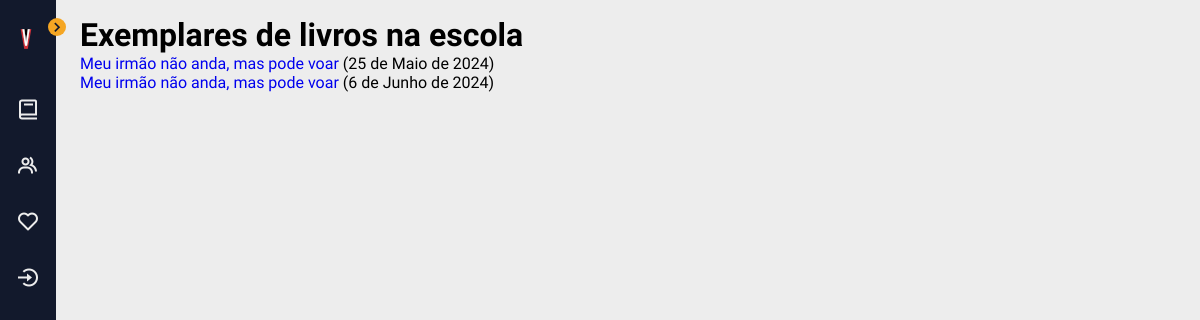
The page /catalogo/bookinstances/ on the database as committed earlier.
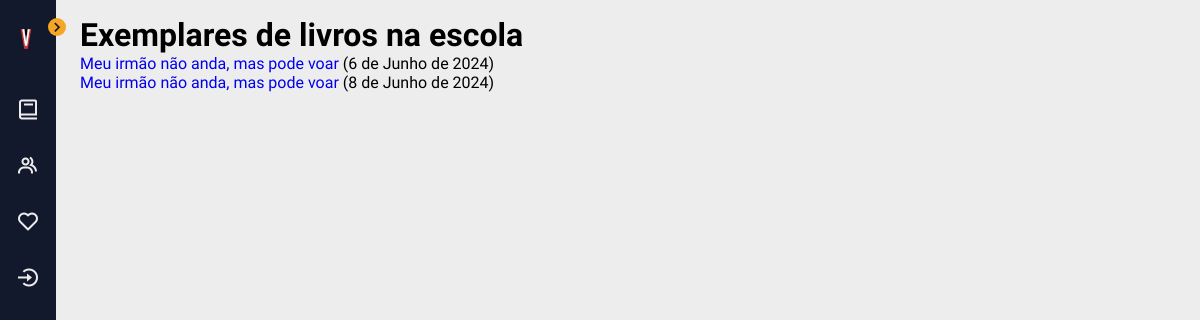
The same page on the database as committed later.
### catalogo/models.py (models this page shows, shortened)
class BookInstance(models.Model):
    id = models.UUIDField(primary_key=True, default=uuid.uuid4,
                          help_text="Identificação única para o livro no sistema")
    book = models.ForeignKey('Book', on_delete=models.RESTRICT, null=True, verbose_name='Livro')
    due_back = models.DateField('Devolução', null=True, blank=True, help_text='Data de devolução')
    borrower = models.ForeignKey(
        settings.AUTH_USER_MODEL, on_delete=models.SET_NULL, null=True, blank=True, verbose_name='Mutuário')
    @property
    def is_overdue(self):
        return bool(self.due_back and date.today() > self.due_back)
    LOAN_STATUS = (
        ('o', 'Emprestado'),
        ('a', 'Disponível'),
    )
    status = models.CharField(
        max_length=1,
        choices=LOAN_STATUS,
        blank=True,
        default='a',
        help_text='Disponibilidade do livro')
    class Meta:
        ordering = ['due_back']
        permissions = (("can_mark_returned", "Set book as returned"),)

class Book(models.Model):
    título = models.CharField(max_length=200)
    autor = models.ForeignKey('Autor', on_delete=models.RESTRICT, null=True)
    resumo = models.TextField(
        max_length=1000, help_text="Insira uma breve descrição do livro.")
    gênero = models.ManyToManyField(
        Gênero, help_text="Selecione um gênero para este livro")
    idade = models.PositiveSmallIntegerField('Faixa etária', default=0)
    capa = models.TextField(max_length=1000, help_text="Insira um link para a imagem da capa do livro.", default="https://vectorportal.com/storage/book-vector(1).jpg")
    class Meta:
        ordering = ['título', 'autor']
    def display_gênero(self):
        """Creates a string for the Genre. This is required to display genre in Admin."""
        return ', '.join([gênero.name for gênero in self.gênero.all()[:3]])
    display_gênero.short_description = 'Gênero'

### catalogo/views.py (the view)
# urls.py: path('bookinstances/', views.BookInstanceListView.as_view(), name='bookinstances'),
class BookInstanceListView(generic.ListView):
    model = BookInstance
    paginate_by = 10

### catalogo/templates/catalogo/bookinstance_list.html (shortened to what this page needs)
{% extends "base_generic.html" %}
{% block content %}
    <h1>Exemplares de livros na escola</h1>
    <ul>
      {% for bookinst in bookinstance_list %}
      <li class="{% if bookinst.is_overdue %}text-danger{% endif %}">
        <a href="{% url 'bookinstance-detail' bookinst.pk %}">{{bookinst.book.título}}</a> ({{ bookinst.due_back }})
      </li>
      {% empty %}
      <li>Não existem exemplares disponíveis.</li>
      {% endfor %}
    </ul>
{% endblock %}

### catalogo/templates/base_generic.html (shortened to what this page needs)
<!DOCTYPE html>
<html lang="pt-br">
{% load static %}
<head>
  <link rel="stylesheet" href="{% static 'assets/css/base.css' %}">
  <link href='https://cdn.jsdelivr.net/npm/boxicons@2.0.5/css/boxicons.min.css' rel='stylesheet'>
</head>
<body id="body">
  {% block sidebar %}
  <div class="l-navbar" id="navbar">
    <nav class="nav">
        <div>
            <a href="{% url 'index' %}" class="nav__logo">
                <img src="{% static 'assets/icons/openlearn-univesp.png' %}" alt="" class="nav__logo-icon">
            </a>
            <div class="nav__toggle" id="nav-toggle">
                <i class='bx bx-chevron-right'></i>
            </div>
            <ul class="nav__list">
                <a href="{% url 'books' %}" class="nav__link">
                    <i class='bx bx-book nav__icon' ></i>
                </a>
                <a href="{% url 'autores' %}" class="nav__link">
                    <i class='bx bx-group nav__icon' ></i>
                </a>
                <a href="{% url 'gêneros' %}" class="nav__link">
                    <i class='bx bx-heart nav__icon'></i>
                </a>
                {% if user.is_authenticated %}
                <p style="color: #F5A623">Usuário: {{ user.get_username }}</p>
                <a href="{% url 'logout'%}?next={{request.path}}" class="nav__link">
                    <i class='bx bx-log-out-circle nav__icon'></i>
                    <span class="nav__text">Logout</span>
                </a>
                {% else %}
                <a href="{% url 'login'%}?next={{request.path}}" class="nav__link">
                <i class='bx bx-log-in-circle nav__icon'></i>
                </a>
                {% endif %}
            </ul>
        </div>
    </nav>
  </div>
  {% endblock %}
  {% block content %}{% endblock %}
</body>
</html>

### catalogo/static/assets/css/base.css (style rules this page uses)
:root { --first-color: #12192C; --second-color: #F5A623; --white-color: #EDEDED; }
:root { --body-font: 'Quicksand', sans-serif; --small-font-size: 0.875rem; }
@media screen and (min-width: 768px) { :root { --small-font-size: 0.938rem; } }
:root { --z-back: -10; --z-normal: 1; --z-tooltip: 10; --z-fixed: 100; --z-modal: 1000; }
body { position: relative; margin: 0; padding: 1rem 0 0 5rem; font-family: var(--body-font); background-color: var(--white-color); -webkit-transition: .5s; transition: .5s; }
h1 { margin: 0; }
ul, li { margin: 0; padding: 0; list-style: none; }
a { text-decoration: none; }
.l-navbar { position: fixed; top: 0; left: 0; width: 56px; height: 100vh; background-color: var(--first-color); padding: 1.25rem .5rem 2rem; -webkit-transition: .5s; transition: .5s; z-index: var(--z-fixed); }
.nav { height: 100%; display: -webkit-box; display: -ms-flexbox; display: flex; -webkit-box-orient: vertical; -webkit-box-direction: normal; -ms-flex-direction: column; flex-direction: column; -webkit-box-pack: justify; -ms-flex-pack: justify; justify-content: space-between; overflow: hidden; }
.nav__logo { display: -webkit-box; display: -ms-flexbox; display: flex; -webkit-box-align: center; -ms-flex-align: center; align-items: center; margin-bottom: 2rem; padding: 0 .5rem; }
.nav__logo-icon { margin-right: 1.2rem; }
.nav__toggle { position: absolute; top: 1.10rem; right: -.6rem; width: 18px; height: 18px; background-color: var(--second-color); border-radius: 50%; font-size: 1.25rem; color: var(--first-color); display: -webkit-box; display: -ms-flexbox; display: flex; -webkit-box-align: center; -ms-flex-align: center; align-items: center; -webkit-box-pack: center; -ms-flex-pack: center; justify-content: center; cursor: pointer; -webkit-transition: .5s; transition: .5s; }
.nav__link { display: -webkit-box; display: -ms-flexbox; display: flex; -webkit-box-align: center; -ms-flex-align: center; align-items: center; padding: .5rem; margin-bottom: 1rem; border-radius: .5rem; color: var(--white-color); -webkit-transition: .3s; transition: .3s; }
.nav__icon { font-size: 1.5rem; margin-right: 1rem; }

Rows that differ between the two databases and show on the page:
shown differently, row unchanged: BookInstance "6 de Junho de 2024": moves up the list
changed BookInstance: due_back "25 de Maio de 2024" → "8 de Junho de 2024"
